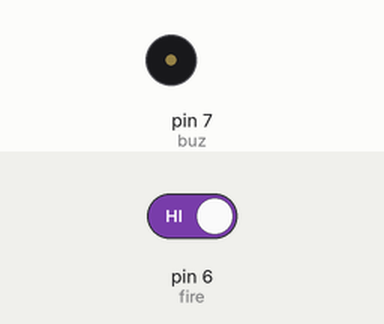
The sketch below on a simulated Arduino Uno, built with avr-gcc and run on an emulated ATmega328P. Shown: buzzer (waves = sounding, pin HIGH). The test bench sets the inputs (shaded band); at power-on: pin 6 (fire) HIGH.

Above: at 1.2 s.
1.3 s: pin 6 (fire) driven LOW
At 1.7 s:
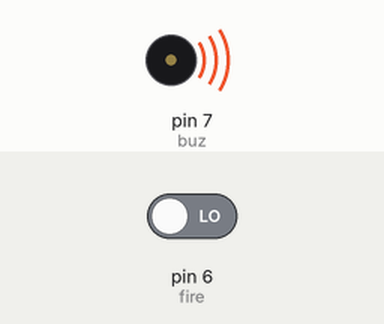
2.9 s: pin 6 (fire) driven HIGH
At 4.1 s:
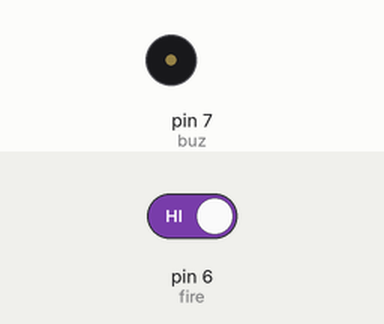
Timing chart, 0 to 5.9 s (numbered marks = the images above; inputs shaded):
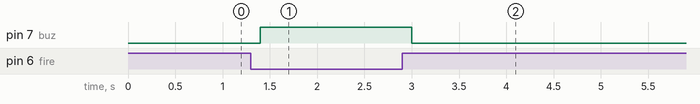

The sketch:

Fire.ino
```cpp
#define fire 6
#define buz 7

int fr;

void setup() {
  pinMode(fire, INPUT);
  pinMode (buz, OUTPUT);

}

void loop() {
  fr = digitalRead(fire);

  if (fr == 0) {
    digitalWrite(buz, HIGH);
  } else {
    digitalWrite(buz, LOW);
  }
  delay(200);

}
```

Measured:
- after the input at 1.3 s, pin 7 (buz): LOW → HIGH after 0.10 s
- after the input at 2.9 s, pin 7 (buz): HIGH → LOW after 0.10 s
